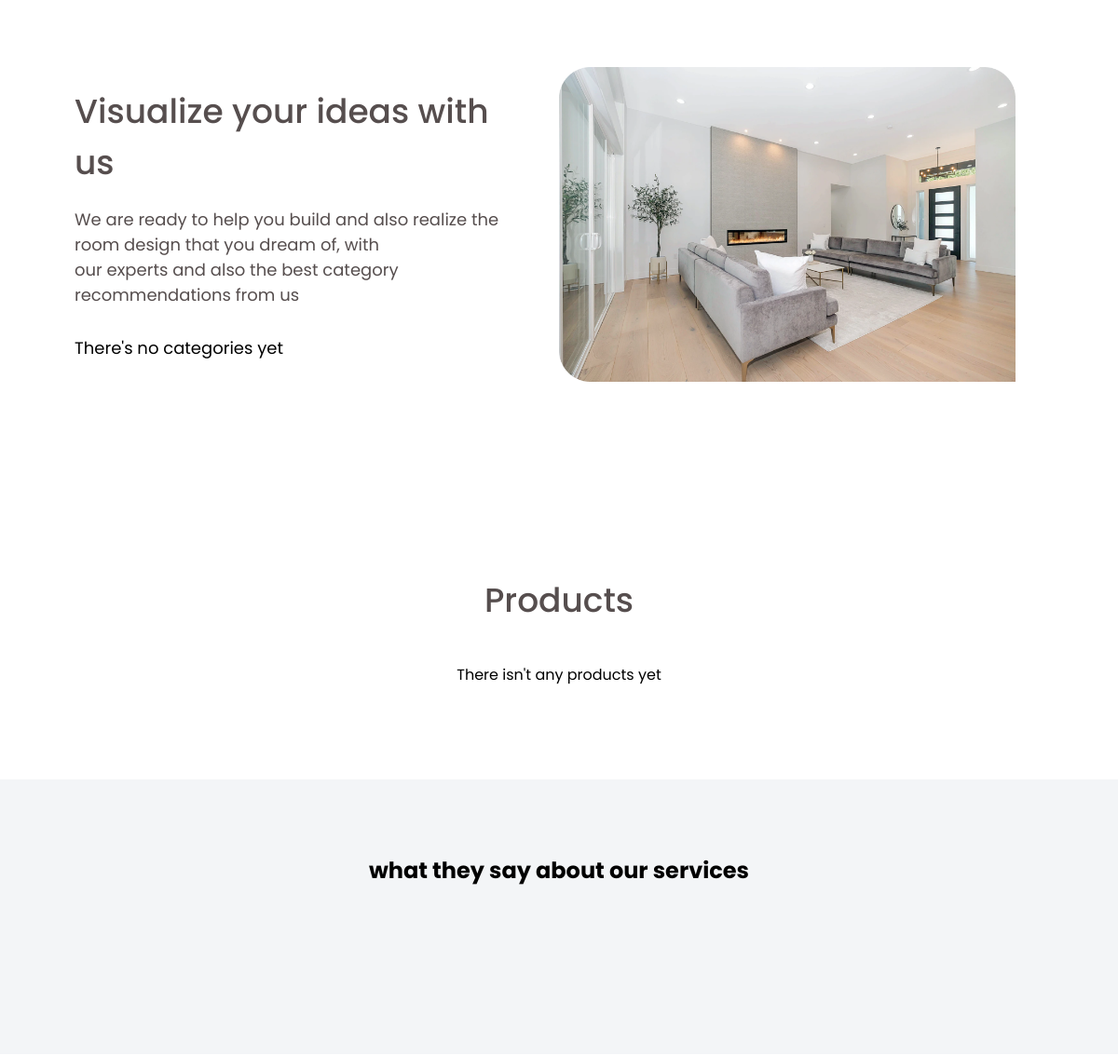
The app's page / (middle part), older data.
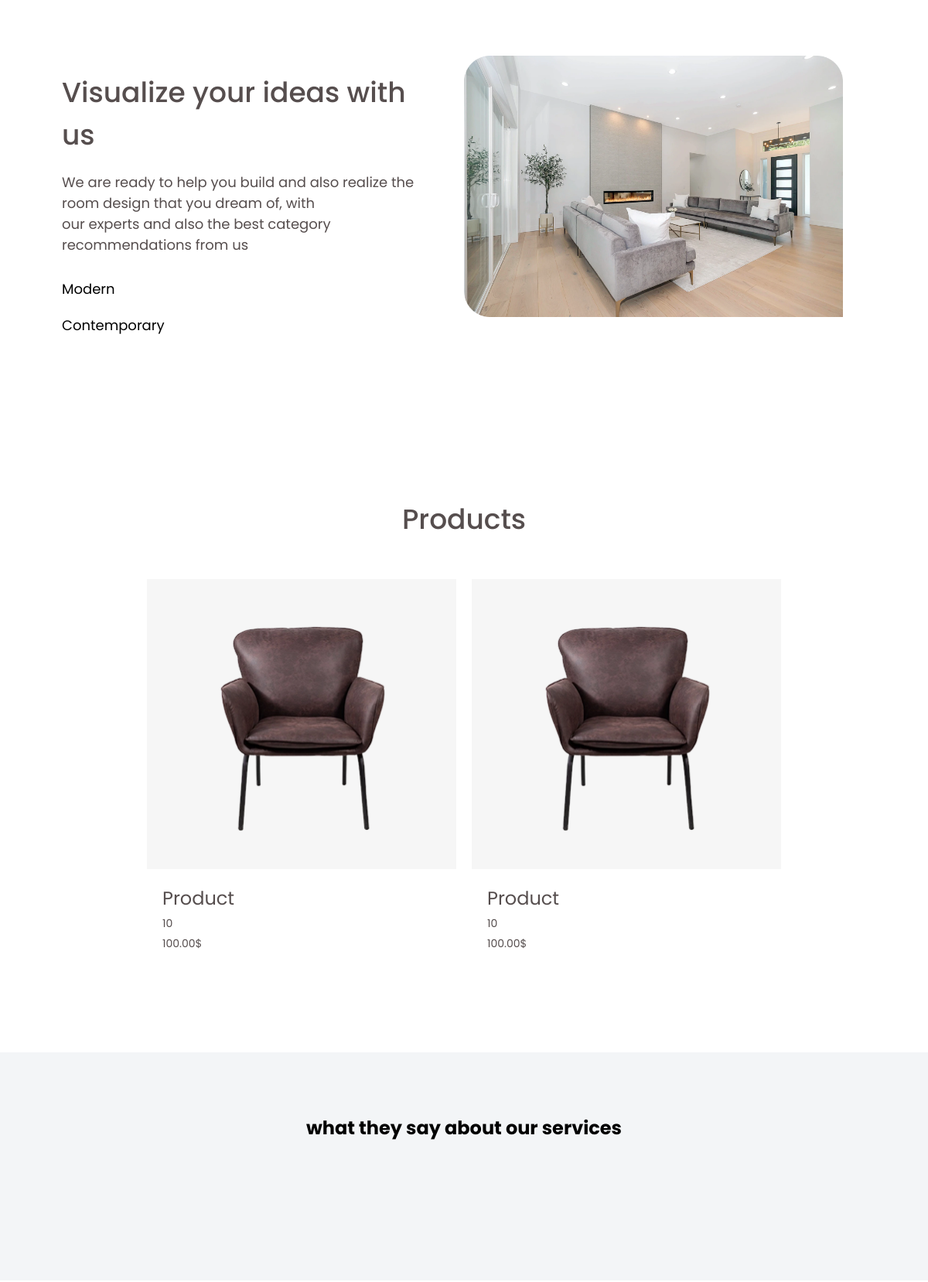
The same page, newer data.
### apps/core/models.py (models this page shows, shortened)
class Category(models.Model):
    name = models.CharField(max_length=100)
    slugify = models.SlugField(unique=True, blank=True)

class Product(models.Model):
    category = models.ForeignKey(Category, on_delete=models.DO_NOTHING, null=True, blank=True)
    name = models.CharField(max_length=100)
    description = models.TextField(null=True, blank=True)
    price = models.DecimalField(max_digits=10, decimal_places=2)
    image = models.ImageField(upload_to='images/')
    rating = models.PositiveSmallIntegerField(validators=[MaxValueValidator(Decimal("10"))])
    is_active = models.BooleanField(default=True)
    created_at = models.DateTimeField(auto_now_add=True)
    slugify = models.SlugField(unique=True, blank=True)

### apps/core/views.py (the view, shortened to what this page needs)
class HomeView(TemplateView):
    template_name = 'core/home.html'
    def get_context_data(self, **kwargs):
        ctx = super().get_context_data(**kwargs)
        qs = Product.objects.all()
        ids1 = list(qs.values_list("id", flat=True)[:200])
        random_ids = random.sample(ids1, min(len(ids1), 4)) if ids1 else []
        random_obj = list(
            Product.objects.filter(id__in=random_ids)
        )
        random_obj.sort(key=lambda x: random_ids.index(x.id))
        ctx = super().get_context_data(**kwargs)
        qs = Category.objects.all()
        ids2 = list(qs.values_list("id", flat=True)[:200])
        random_ids2 = random.sample(ids2, min(len(ids2), 4)) if ids2 else []
        random_cat = list(
            Category.objects.filter(id__in=random_ids2)
        )
        random_cat.sort(key=lambda x: random_ids2.index(x.id))
        ctx = super().get_context_data(**kwargs)
        qs = Feedback.objects.all()
        ids3 = list(qs.values_list("id", flat=True)[:200])
        random_ids3 = random.sample(ids3, min(len(ids3), 3)) if ids3 else []
        random_com = list(
            Feedback.objects.filter(id__in=random_ids3)
        )
        random_com.sort(key=lambda x: random_ids3.index(x.id))
        ctx["random_com"] = random_com
        ctx["random_cat"] = random_cat
        ctx["random_obj"] = random_obj
        return ctx

### template/core/home.html (shortened to what this page needs)
{% extends 'base.html' %}
{% load static %}
{% block content %}
<section class="categories">
    <div class="first_catigories_half">
        <h1 class="category_title">Visualize your ideas with us</h1>
        <p class="category_subtitle">We are ready to help you build and also realize the room design that you dream of, with <br> our experts and also the best category recommendations from us</p>
        <div class="random_catigories">
            {% for i in random_cat %}
                <a href="" class="category_name">{{ i.name }}</a>
            {% empty %}
                <p class="category_name">There's no categories yet</p>
            {% endfor %}
        </div>
    </div>
    <div class="second_category_half">
        <img class="second_half_img" src="{% static '/imgs/category.png' %}" alt="">
    </div>
</section>
<section class="products_section">
    <h1 class="products_section_title">Products</h1>
    <ul class="products_list">
        {% for i in random_obj %}
            <li class="products_item">
                <a href="{% url 'core:product_detail' i.slugify %}">
                    <div class="products_img_container">
                        <img class="products_image" src="{{i.image.url}}" alt="{{i.image.url}}">
                    </div>
                    <div class="products_content">
                        <h1 class="products_name">{{i.name}}</h1>
                        <p class="products_data">{{i.rating}}</p>
                        <p class="products_data">{{i.price}}$</p>
                    </div>
                </a>
            </li>
        {% empty %}
            <p>There isn't any products yet</p>
        {% endfor %}
    </ul>
</section>
<section class="feedback_section">
    <h1 class="feedback_title">what they say about our services</h1>
</section>
{% endblock content %}

Row changes from the older to the newer data that the page shows:
added Category: name "Modern"
added Category: name "Contemporary"
added Product: image (picture), name "Product", rating "10", price "100.00"
added Product: image (picture), name "Product", rating "10", price "100.00"
Text that changed along with them:
text no longer shown: "There's no categories yet There isn't any products yet"
